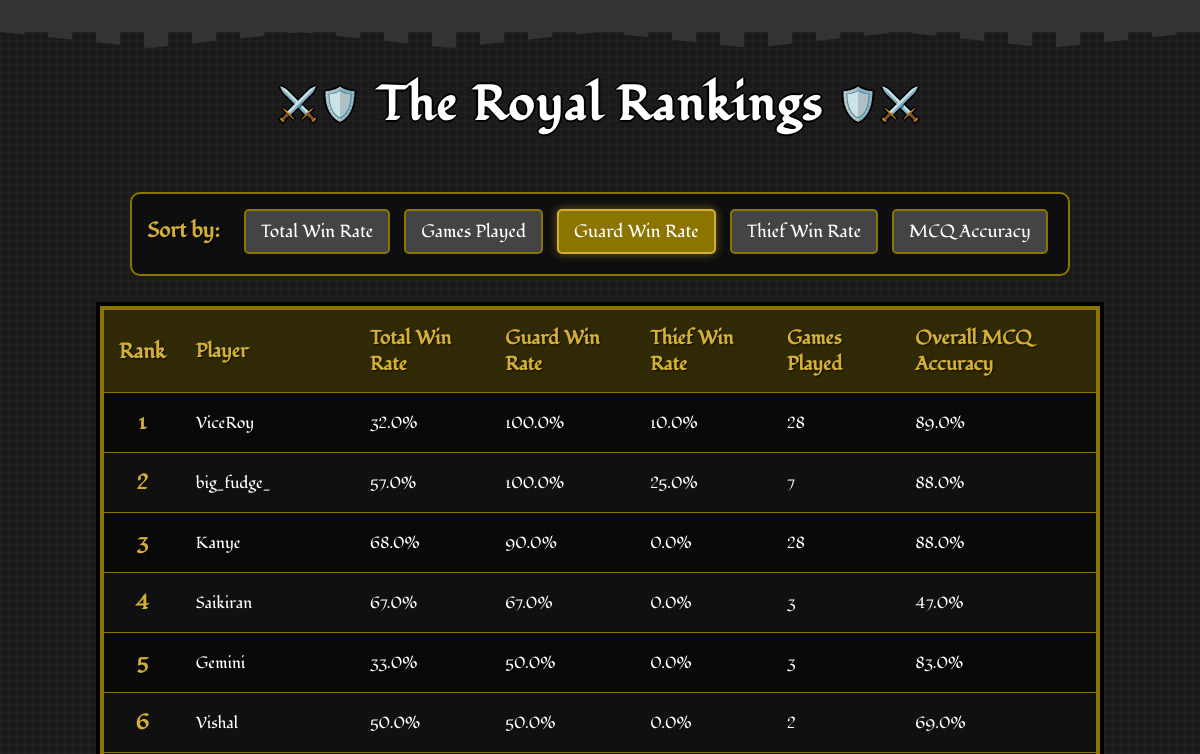
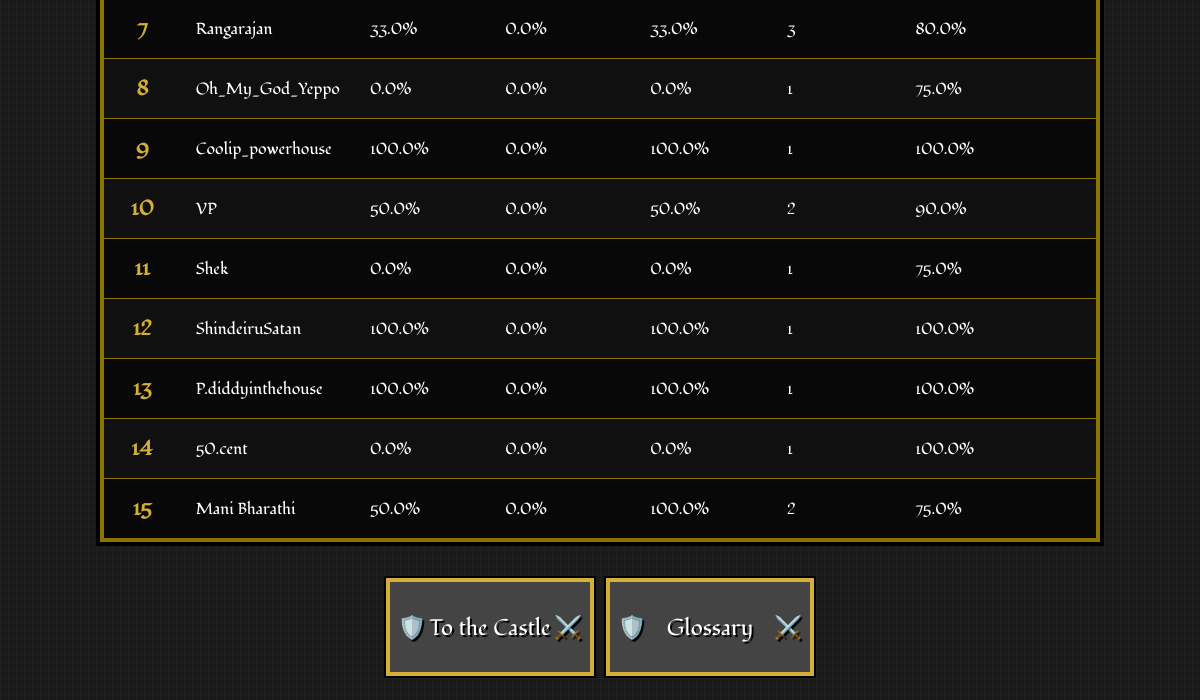
The page /leaderboard?sort_by=win_rate_as_guard on the database as committed earlier (2 pictures, top to bottom).
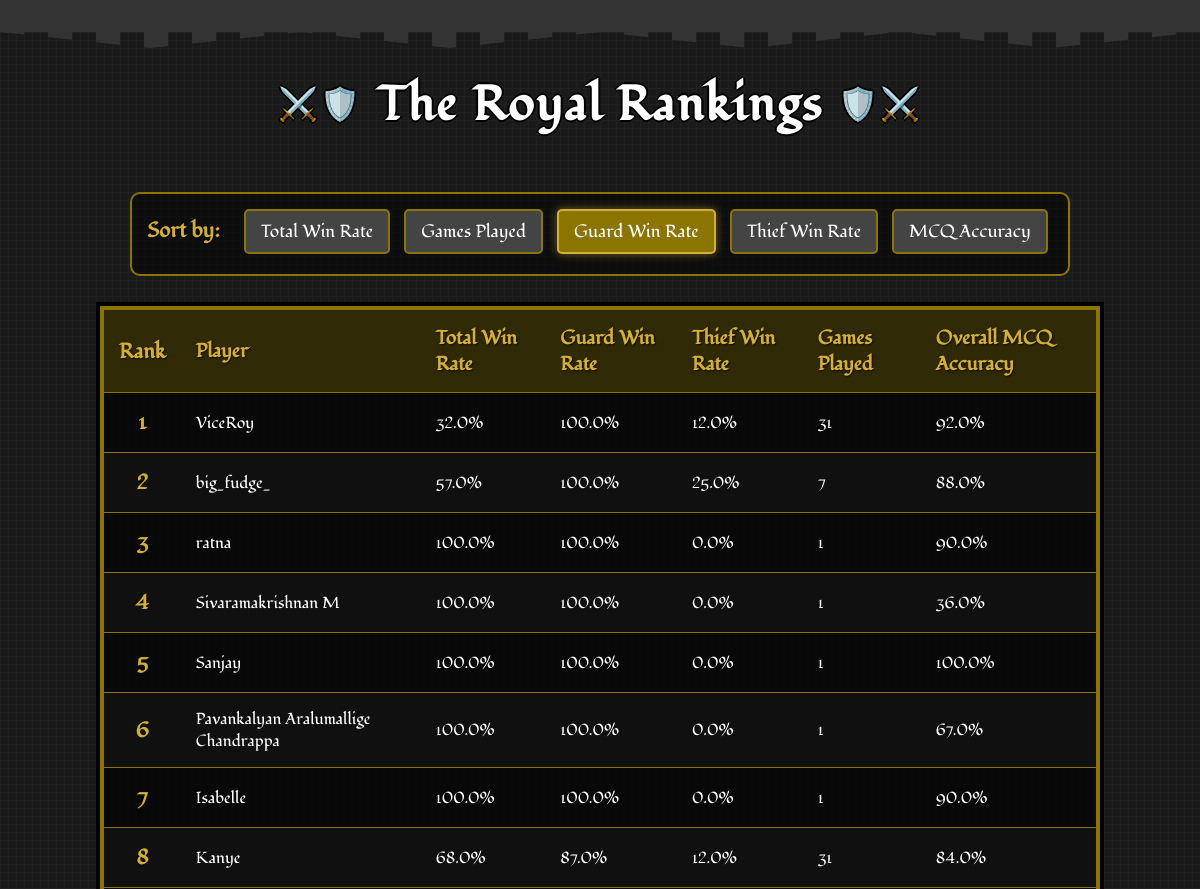
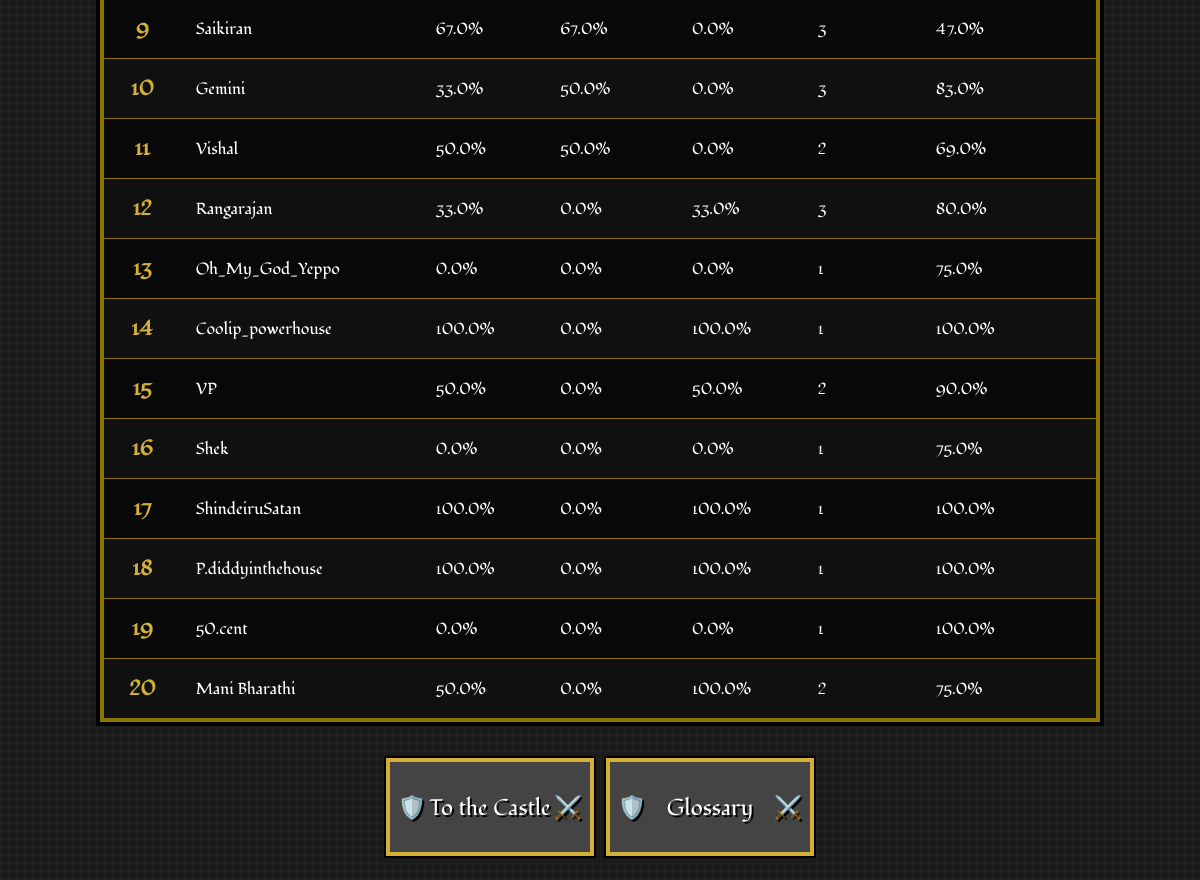
The same page on the database as committed later (2 pictures, top to bottom).
### app.py (models this page shows)
class PlayerStats(db.Model):
    id = db.Column(db.Integer, primary_key=True)
    user_id = db.Column(db.Integer, db.ForeignKey('user.id'), nullable=False)
    total_games_played = db.Column(db.Integer, default=0)
    games_played_as_guard = db.Column(db.Integer, default=0)
    games_played_as_thief = db.Column(db.Integer, default=0)
    total_games_won = db.Column(db.Integer, default=0)
    total_games_won_as_guard = db.Column(db.Integer, default=0)
    total_games_won_as_thief = db.Column(db.Integer, default=0)
    total_win_rate = db.Column(db.Float, default=0.0)
    win_rate_as_guard = db.Column(db.Float, default=0.0)
    win_rate_as_thief = db.Column(db.Float, default=0.0)
    total_answer_accuracy = db.Column(db.Float, default=0.0)
    total_questions_attempted = db.Column(db.Integer, default=0)
    total_right_answers = db.Column(db.Integer, default=0)
    game_right_answers = db.Column(db.Integer, default=0)
    game_total_questions = db.Column(db.Integer, default=0)
    answer_accuracy_in_last_game = db.Column(db.Float, default=0.0)

class User(db.Model):
    id = db.Column(db.Integer, primary_key=True)
    username = db.Column(db.String(40), unique=True, nullable=False)
    password_hash = db.Column(db.String(200), nullable=False)
    stats = db.relationship('PlayerStats', backref='user', uselist=False)

### app.py (the view)
@app.route('/leaderboard')
def leaderboard():
    sort_by = request.args.get('sort_by', 'total_win_rate')
    sort_options = {
        'games_played': PlayerStats.total_games_played,
        'total_win_rate': PlayerStats.total_win_rate,
        'win_rate_as_guard': PlayerStats.win_rate_as_guard,
        'win_rate_as_thief': PlayerStats.win_rate_as_thief,
        'mcq_accuracy': PlayerStats.total_answer_accuracy
    }
    sort_column = sort_options.get(sort_by, PlayerStats.total_win_rate)
    leaderboard_data = db.session.query(PlayerStats, User)\
        .join(User, PlayerStats.user_id == User.id)\
        .order_by(sort_column.desc())\
        .limit(20)\
        .all()
    return render_template('leaderboard.html',
                           leaderboard_data=leaderboard_data,
                           current_sort=sort_by)

### templates/leaderboard.html (shortened to what this page needs)
<!DOCTYPE html>
<html lang="en">
<head>
    <link rel="stylesheet" href="static/css/style.css">
    <link rel="stylesheet" href="static/css/leaderboard.css">
    <link rel="stylesheet" href="static/css/game-over.css">
</head>
<body>
    <div class="castle-top"></div>
    <h1>The Royal Rankings</h1>
    <div class="filters">
        <strong>Sort by:</strong>
        <a href="{{ url_for('leaderboard', sort_by='total_win_rate') }}"
           class="{{ 'active' if current_sort == 'total_win_rate' }}">Total Win Rate</a>
        <a href="{{ url_for('leaderboard', sort_by='games_played') }}"
           class="{{ 'active' if current_sort == 'games_played' }}">Games Played</a>
        <a href="{{ url_for('leaderboard', sort_by='win_rate_as_guard') }}"
           class="{{ 'active' if current_sort == 'win_rate_as_guard' }}">Guard Win Rate</a>
        <a href="{{ url_for('leaderboard', sort_by='win_rate_as_thief') }}"
           class="{{ 'active' if current_sort == 'win_rate_as_thief' }}">Thief Win Rate</a>
        <a href="{{ url_for('leaderboard', sort_by='mcq_accuracy') }}"
           class="{{ 'active' if current_sort == 'mcq_accuracy' }}">MCQ Accuracy</a>
    </div>
    <table>
        <thead>
            <tr>
                <th class="rank">Rank</th>
                <th>Player</th>
                <th>Total Win Rate</th>
                <th>Guard Win Rate</th>
                <th>Thief Win Rate</th>
                <th>Games Played</th>
                <th>Overall MCQ Accuracy</th>
            </tr>
        </thead>
        <tbody>
            {% for stats, user in leaderboard_data %}
            <tr>
                <td class="rank">{{ loop.index }}</td>
                <td>{{ user.username }}</td>
                <td>{{ stats.total_win_rate }}%</td>
                <td>{{ stats.win_rate_as_guard }}%</td>
                <td>{{ stats.win_rate_as_thief }}%</td>
                <td>{{ stats.total_games_played }}</td>
                <td>{{ stats.total_answer_accuracy }}%</td>
            </tr>
            {% else %}
            <tr>
                <td colspan="7" style="text-align: center;">No player data available yet.</td>
            </tr>
            {% endfor %}
        </tbody>
    </table>
    <div class="button-container">
        <a href="{{ url_for('home') }}"><button class="shield-btn game-over-btn">To the Castle</button></a>
        <a href="{{ url_for('glossary') }}"><button class="shield-btn game-over-btn">Glossary</button></a>
    </div>
</body>
</html>

Rows that differ between the two databases and show on the page:
changed PlayerStats "ViceRoy": win_rate_as_thief "10.0" → "12.0"; total_games_played "28" → "31"; total_answer_accuracy "89.0" → "92.0"
added PlayerStats: username "ratna", total_win_rate "100.0", win_rate_as_guard "100.0", win_rate_as_thief "0.0", total_games_played "1", total_answer_accuracy "90.0"
added PlayerStats: username "Sivaramakrishnan M", total_win_rate "100.0", win_rate_as_guard "100.0", win_rate_as_thief "0.0", total_games_played "1", total_answer_accuracy "36.0"
added PlayerStats: username "Sanjay", total_win_rate "100.0", win_rate_as_guard "100.0", win_rate_as_thief "0.0", total_games_played "1", total_answer_accuracy "100.0"
added PlayerStats: username "Pavankalyan Aralumallige Chandrappa", total_win_rate "100.0", win_rate_as_guard "100.0", win_rate_as_thief "0.0", total_games_played "1", total_answer_accuracy "67.0"
added PlayerStats: username "Isabelle", total_win_rate "100.0", win_rate_as_guard "100.0", win_rate_as_thief "0.0", total_games_played "1", total_answer_accuracy "90.0"
changed PlayerStats "Kanye": win_rate_as_guard "90.0" → "87.0"; win_rate_as_thief "0.0" → "12.0"; total_games_played "28" → "31"; total_answer_accuracy "88.0" → "84.0"
